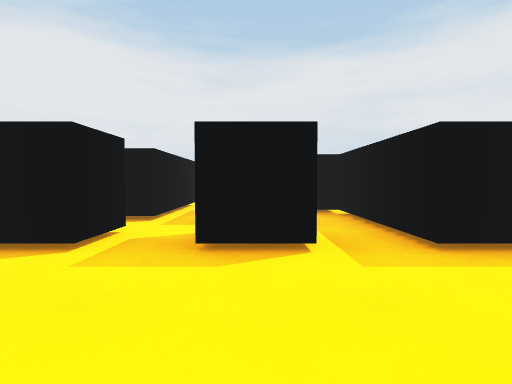
view 1 (above)

16 first-person views from a walk through a 3-D level made in the Unity game engine. The camera is 0.58 m above the floor, tilts 2° down and sees 80° across. The floor is counted in squares, 1 m on a side. Each view is taken from the middle of a square. On the plan, view 1 faces up. The plan holds only what a view shows up to about 9 squares ahead; the rest is blank. The place goes on beyond the plan. The player is left out.

view 2
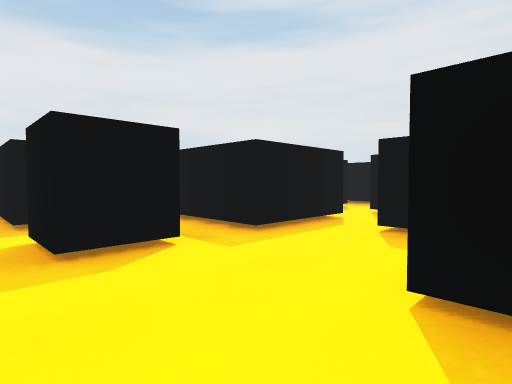

view 3
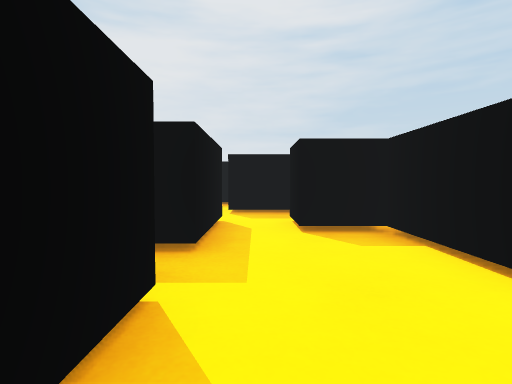

view 4
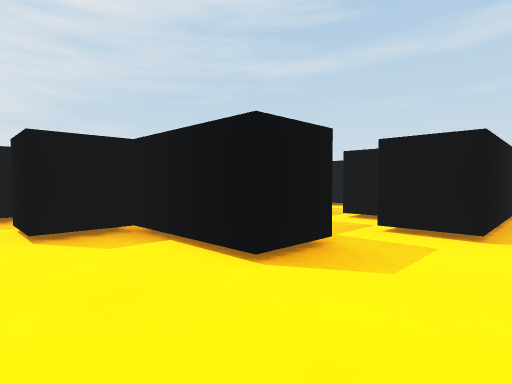

view 5
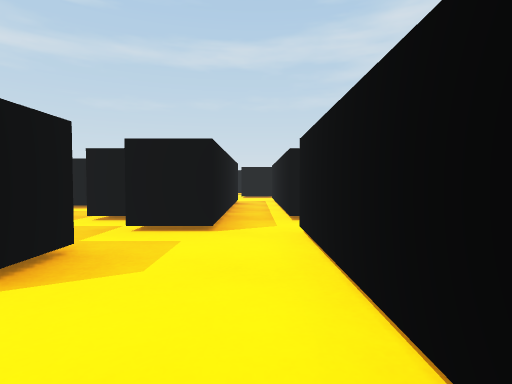

view 6
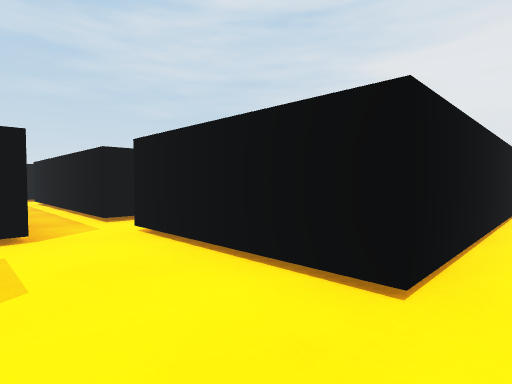

view 7
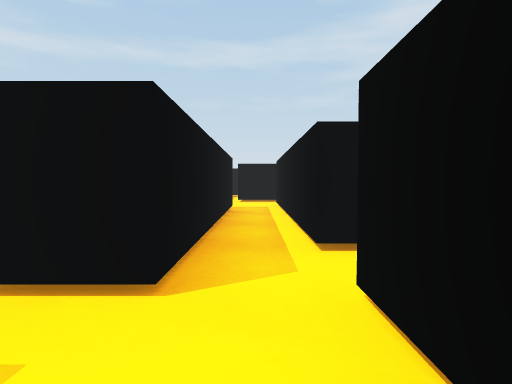

view 8
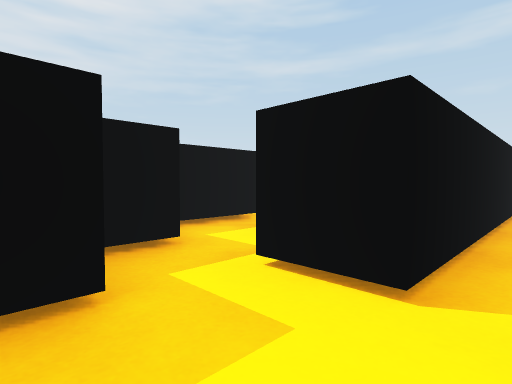

view 9
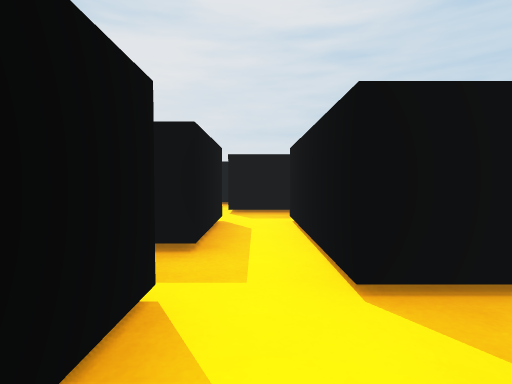

view 10
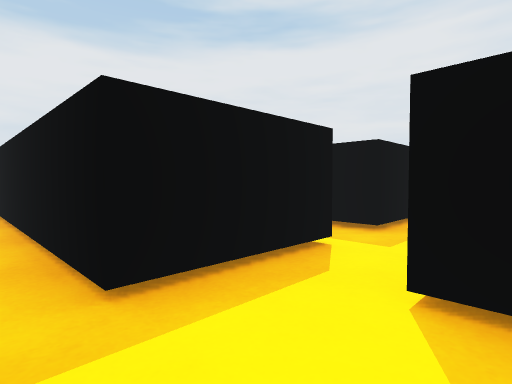

view 11
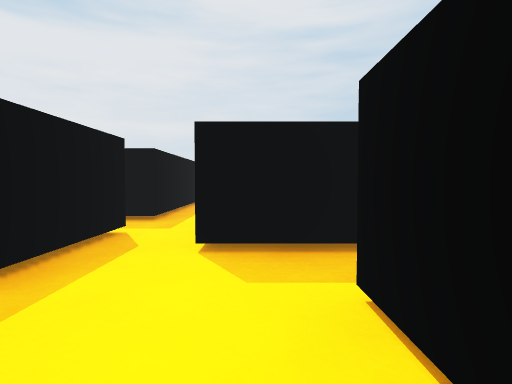

view 12
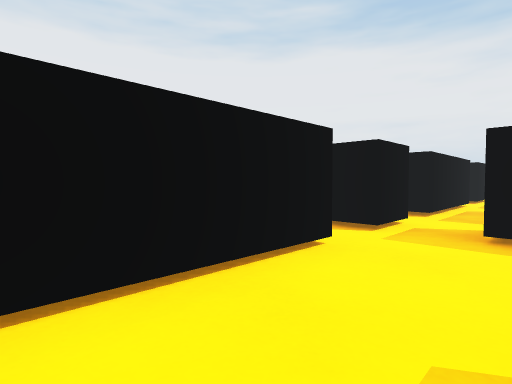

view 13
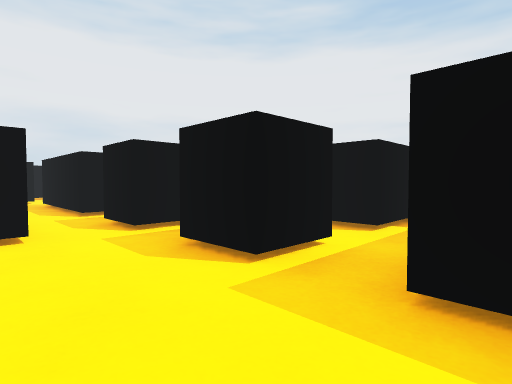

view 14
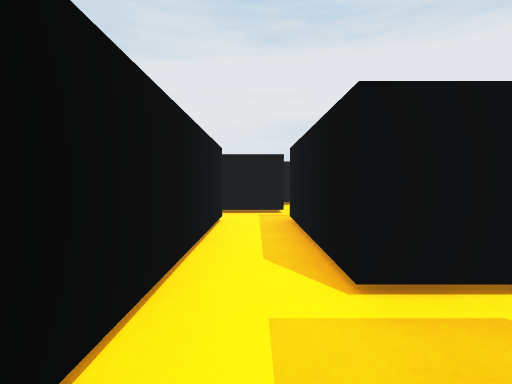

view 15
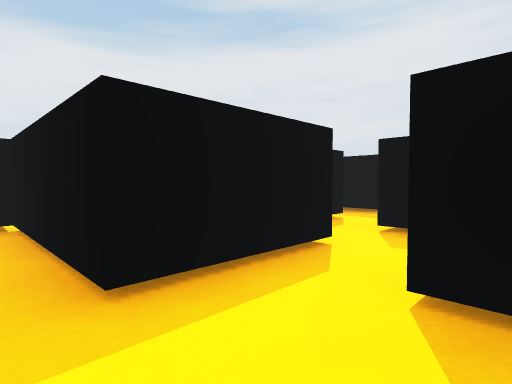

view 16
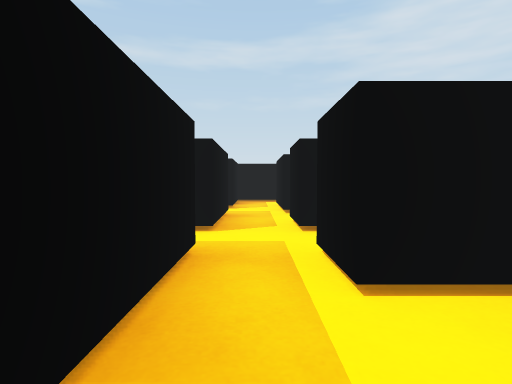

### Floor plan
Key: @ floor where view 1 was taken; # wall or solid block; . floor.
Columns run from 10 left of view 1 to 7 right of it. Each row starts with its distance up from view 1.
 10         #
  9         #
  8         ..      .
  7         #.     ..#
  6         #.###  #.#
  5         #.#.#  ...
  4         ....#  #.#
  3 #...###.#.#.##...#
  2   #............#.
  1   #.#####....#.#.#
  0      #  #.@###  .#
 -1      #.##...## ###
 -2     ......#..#
 -3      .###.##.#
 -4         #.# ..
 -5         #.#  #
 -6         #.##.####
 -7         #.......
 -8         ...#
 -9         ##.#

Where each view was taken, in squares from view 1:
view 1: 0 up, 0 right, facing up
view 2: 0 up, 1 left, facing up-right
view 3: 2 up, 1 left, facing right
view 4: 2 up, 1 left, facing down-right
view 5: 2 up, 1 left, facing down
view 6: 2 up, 0 right, facing down-left
view 7: 0 up, 1 left, facing down
view 8: 0 up, 1 left, facing down-right
view 9: 2 down, 6 left, facing right
view 10: 8 down, 1 left, facing up-right
view 11: 8 down, 2 left, facing right
view 12: 1 down, 0 right, facing up-left
view 13: 1 up, 2 right, facing up-left
view 14: 2 up, 2 left, facing left
view 15: 1 up, 1 right, facing up-right
view 16: 8 up, 6 right, facing down
